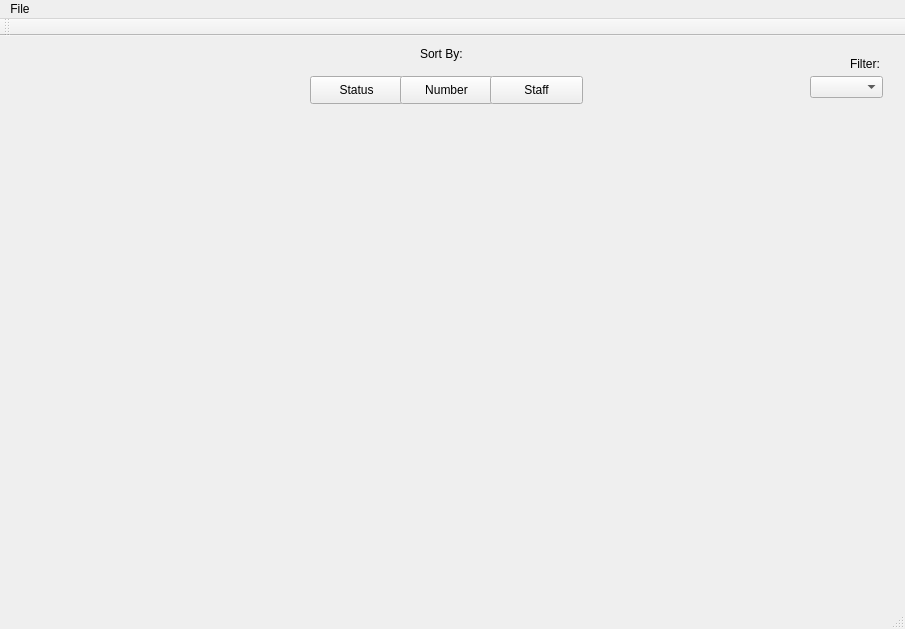
<?xml version="1.0" encoding="UTF-8"?>
<ui version="4.0">
 <class>MainWindow</class>
 <widget class="QMainWindow" name="MainWindow">
  <property name="geometry">
   <rect>
    <x>0</x>
    <y>0</y>
    <width>905</width>
    <height>629</height>
   </rect>
  </property>
  <property name="windowTitle">
   <string>MainWindow</string>
  </property>
  <widget class="QWidget" name="centralWidget">
   <widget class="QLabel" name="SortBy">
    <property name="geometry">
     <rect>
      <x>420</x>
      <y>10</y>
      <width>55</width>
      <height>16</height>
     </rect>
    </property>
    <property name="text">
     <string>Sort By:</string>
    </property>
   </widget>
   <widget class="QLabel" name="Filter">
    <property name="geometry">
     <rect>
      <x>850</x>
      <y>20</y>
      <width>41</width>
      <height>16</height>
     </rect>
    </property>
    <property name="text">
     <string>Filter:</string>
    </property>
   </widget>
   <widget class="QComboBox" name="comboBox">
    <property name="geometry">
     <rect>
      <x>810</x>
      <y>40</y>
      <width>73</width>
      <height>22</height>
     </rect>
    </property>
   </widget>
   <widget class="QPushButton" name="StatusButton">
    <property name="geometry">
     <rect>
      <x>310</x>
      <y>40</y>
      <width>93</width>
      <height>28</height>
     </rect>
    </property>
    <property name="text">
     <string>Status</string>
    </property>
   </widget>
   <widget class="QPushButton" name="NumberButton">
    <property name="geometry">
     <rect>
      <x>400</x>
      <y>40</y>
      <width>93</width>
      <height>28</height>
     </rect>
    </property>
    <property name="text">
     <string>Number</string>
    </property>
   </widget>
   <widget class="QPushButton" name="StaffButton">
    <property name="geometry">
     <rect>
      <x>490</x>
      <y>40</y>
      <width>93</width>
      <height>28</height>
     </rect>
    </property>
    <property name="text">
     <string>Staff</string>
    </property>
   </widget>
   <widget class="QWidget" name="gridLayoutWidget">
    <property name="geometry">
     <rect>
      <x>20</x>
      <y>90</y>
      <width>871</width>
      <height>471</height>
     </rect>
    </property>
    <layout class="QGridLayout" name="gridLayout" rowstretch="0" columnstretch="0"/>
   </widget>
  </widget>
  <widget class="QToolBar" name="mainToolBar">
   <attribute name="toolBarArea">
    <enum>TopToolBarArea</enum>
   </attribute>
   <attribute name="toolBarBreak">
    <bool>false</bool>
   </attribute>
  </widget>
  <widget class="QStatusBar" name="statusBar"/>
  <widget class="QMenuBar" name="menuBar">
   <property name="geometry">
    <rect>
     <x>0</x>
     <y>0</y>
     <width>905</width>
     <height>26</height>
    </rect>
   </property>
   <widget class="QMenu" name="menuFile">
    <property name="title">
     <string>File</string>
    </property>
    <addaction name="actionExit"/>
   </widget>
   <addaction name="menuFile"/>
  </widget>
  <action name="actionExit">
   <property name="text">
    <string>Exit</string>
   </property>
  </action>
 </widget>
 <layoutdefault spacing="6" margin="11"/>
 <resources/>
 <connections/>
</ui>
